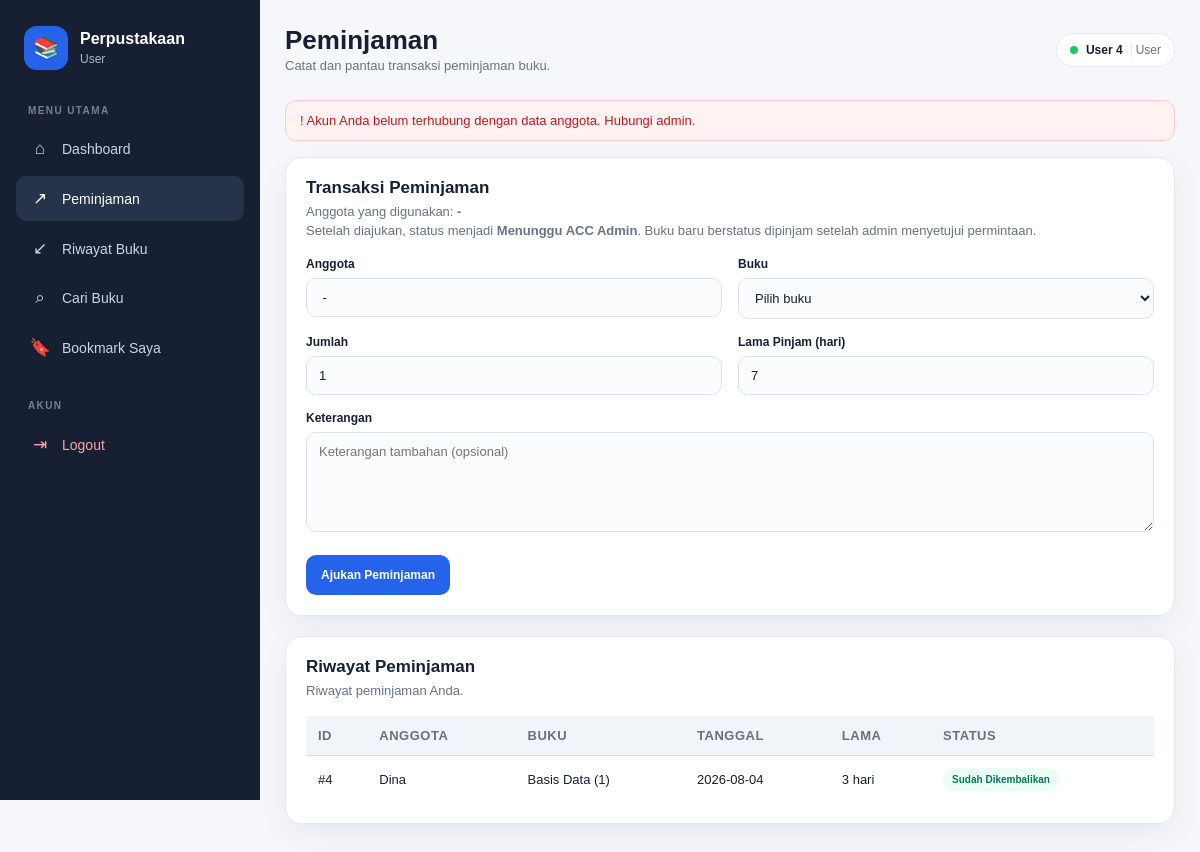
/transaksi/peminjaman.php (signed in), run on an earlier commit of the app's database.
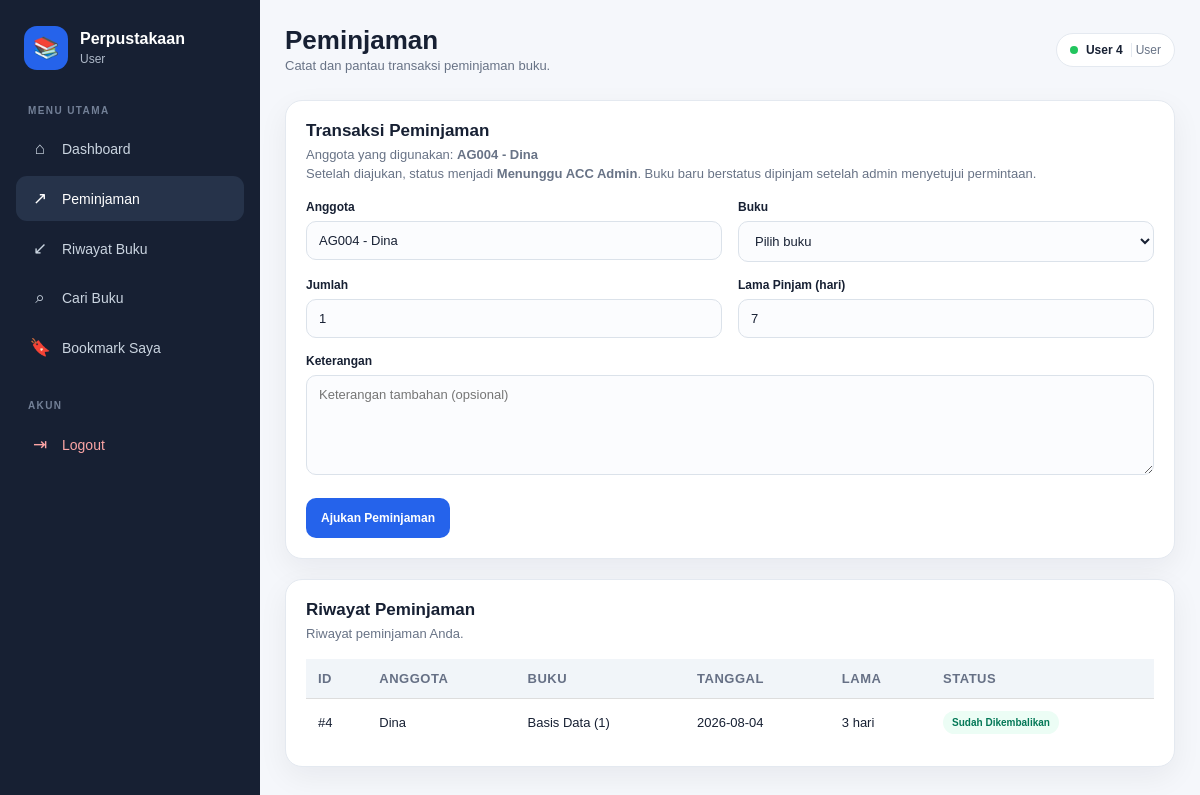
And on a later commit of the database.
### tables this page shows
CREATE TABLE `user` (
  `id` int(10) UNSIGNED NOT NULL,
  `nama` varchar(100) NOT NULL,
  `username` varchar(100) NOT NULL,
  `password` varchar(255) NOT NULL,
  `level` enum('admin','user') NOT NULL,
  `anggota_id` int(10) UNSIGNED DEFAULT NULL
);

CREATE TABLE `anggota` (
  `id` int(10) UNSIGNED NOT NULL,
  `kode_anggota` varchar(20) NOT NULL,
  `nama` varchar(100) NOT NULL,
  `jenis_kelamin` enum('pria','wanita') DEFAULT NULL,
  `tempat_lahir` varchar(100) DEFAULT NULL,
  `tanggal_lahir` date DEFAULT NULL,
  `telpon` varchar(12) DEFAULT NULL,
  `alamat` text DEFAULT NULL,
  `foto` varchar(255) DEFAULT NULL
);

### config/app.php (called while the page is built, shortened)
<?php
if (!function_exists("e")) {
  function e($value)
  {
    return htmlspecialchars((string) $value, ENT_QUOTES, "UTF-8");
  }
}

### includes/sidebar.php (called while the page is built, shortened)
<?php
$level = $_SESSION['level'] ?? '';
?>

### transaksi/peminjaman.php (the view, shortened to what the changed rows need)
<?php
require_once __DIR__ . '/../config/connection.php';
$err = '';
$userId = (int) $_SESSION['user_id'];
$level = $_SESSION['level'] ?? '';
$anggotaLogin = null;
if ($level === 'user') {
    $q = $conn->prepare("
        SELECT
            u.id AS user_id,
            u.nama AS user_nama,
            u.anggota_id,
            a.kode_anggota,
            a.nama AS anggota_nama
        FROM user u
        LEFT JOIN anggota a
            ON a.id = u.anggota_id
        WHERE u.id = ?
        LIMIT 1
    ");
    $q->bind_param(
        'i',
        $userId
    );
    $q->execute();
    $anggotaLogin =
        $q->get_result()->fetch_assoc();
    if (
        !$anggotaLogin ||
        empty($anggotaLogin['anggota_id'])
    ) {
        $err =
            'Akun Anda belum terhubung '
            . 'dengan data anggota. '
            . 'Hubungi admin.';
    }
}
$anggotaRs = null;
require_once __DIR__ .
    '/../includes/layout_header.php';
?>
<?php if ($err): ?>
    <div class="alert danger">
        ! <?= e($err) ?>
    </div>
<?php endif; ?>
<section class="panel form-panel">
    <div class="panel-head">
        <div>
            <?php if (
                $level === 'user' &&
                $anggotaLogin
            ): ?>
                <p class="muted">
                    Anggota yang digunakan:
                    <strong>
                        <?= e(
                            $anggotaLogin['kode_anggota']
                            . ' - '
                            . $anggotaLogin['anggota_nama']
                        ) ?>
                    </strong>
                </p>
                <p class="muted">
                    Setelah diajukan, status menjadi <strong>Menunggu ACC Admin</strong>.
                    Buku baru berstatus dipinjam setelah admin menyetujui permintaan.
                </p>
            <?php endif; ?>
        </div>
    </div>
    <form
        method="post"
        class="form-grid"
    >
        <?php if ($level === 'admin'): ?>
            <!--
            ============================================================
            ADMIN
            ============================================================
            -->
            <div>
                <label>
                    Anggota
                </label>
                <select
                    name="anggota_id"
                    required
                >
                    <option value="">
                        Pilih anggota
                    </option>
                    <?php while (
                        $a =
                        $anggotaRs->fetch_assoc()
                    ): ?>
                        <option
                            value="<?= (int) $a['id'] ?>"
                        >
                            <?= e(
                                $a['kode_anggota']
                                . ' - '
                                . $a['nama']
                            ) ?>
                        </option>
                    <?php endwhile; ?>
                </select>
            </div>
        <?php else: ?>
            <div>
                <label>
                    Anggota
                </label>
                <input
                    type="text"
                    value="<?= $anggotaLogin
                        ? e(
                            $anggotaLogin['kode_anggota']
                            . ' - '
                            . $anggotaLogin['anggota_nama']
                        )
                        : 'Belum terhubung dengan anggota'
                    ?>"
                    readonly
                >
            </div>
        <?php endif; ?>
    </form>
</section>
<section class="panel">
    <div class="panel-head">
    </div>
    <div class="table-wrap">
        <table>
            <thead>
                <tr>
                    <th>ID</th>
                    <th>Anggota</th>
                    <th>Buku</th>
                    <th>Tanggal</th>
                    <th>Lama</th>
                    <th>Status</th>
                </tr>
            </thead>
        </table>
    </div>
</section>
<?php
require_once __DIR__ .
    '/../includes/layout_footer.php';
?>

What changed in the data, as far as the page shows it:
now on this page (row edited): user: anggota.nama "AG004 - Dina"
Also different on the page:
$err: "Akun Anda belum terhubung dengan data anggota. Hubungi admin." → (not shown)
form field kode_anggota: "-" → (not shown)
